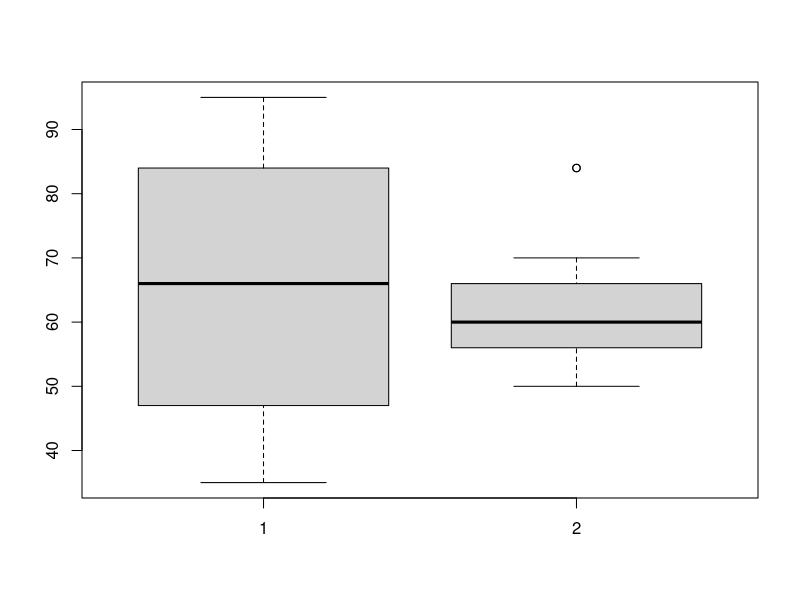

This figure's R source:
A=c(76, 35, 47, 64, 95, 66, 89, 36, 84,76,35,47,64,95,66,89,36,84) 
B=c(51, 56, 84, 60, 59, 70, 63, 66, 50,51,56,84,60,59,70,63,66,50) 
meA=mean(A)
meA
meB=mean(B)
meB
mdA=median(A)
mdA
mdB=median(B)
mdB
max(meA,meB)
max(mdA,mdB)
R=(max(A)-min(A))
R
R=(max(B)-min(B))
R
boxplot(A,B)